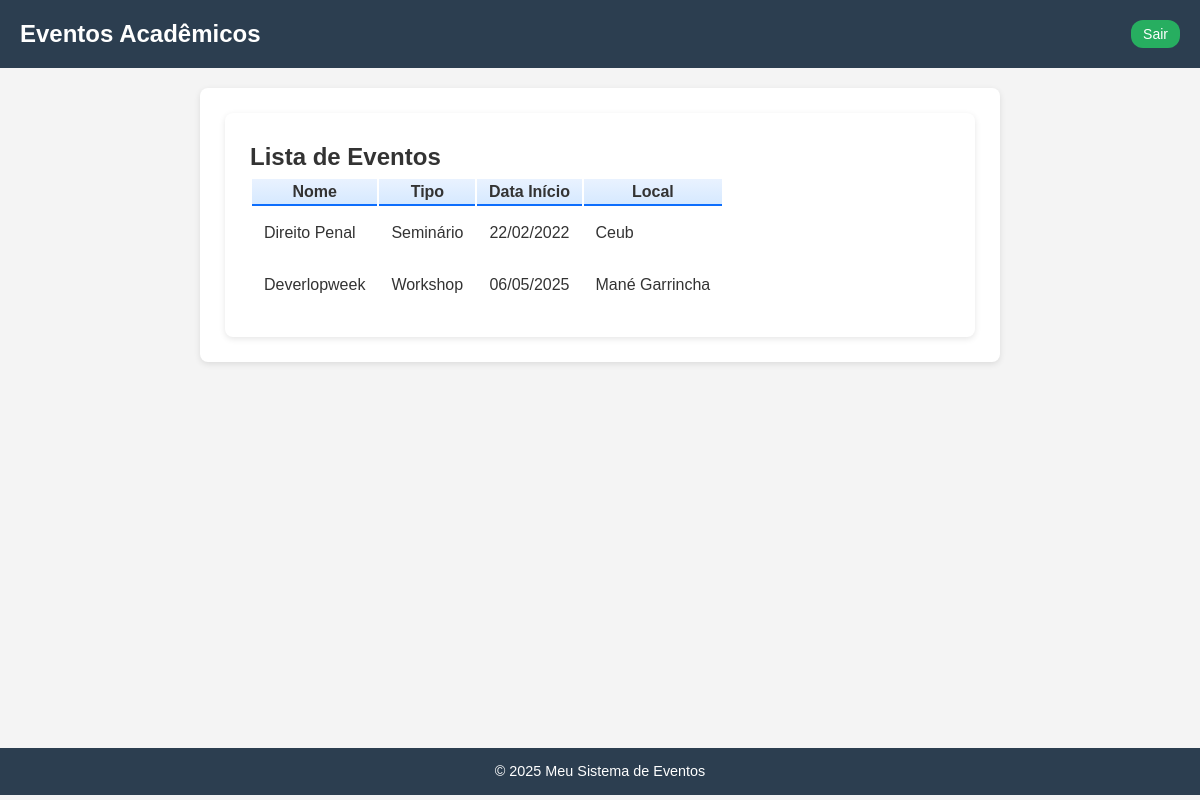
The page /evento/listas2/ on the database its author committed.
### eventos/models.py (models this page shows, shortened)
class Evento(models.Model):
    TIPOS = [
        ('seminario', 'Seminário'),
        ('palestra', 'Palestra'),
        ('workshop', 'Workshop'),
        ('curso', 'Curso'),
    ]
    nome = models.CharField(max_length=200)
    tipo = models.CharField(max_length=20, choices=TIPOS)
    descricao = models.TextField()
    data_inicio = models.DateField()
    data_fim = models.DateField()
    horario_inicio = models.TimeField()
    horario_fim = models.TimeField()
    local = models.CharField(max_length=255)
    quantidade_participantes = models.PositiveIntegerField(null=True, blank=True)
    organizador = models.ForeignKey(
        User,
        on_delete=models.CASCADE,
        related_name="eventos_organizados"
    )

### eventos/views.py (the view)
# urls.py: path('evento/listas2/', EventoListView2.as_view(), name='evento_list2'),
class EventoListView2(ListView):
    model = Evento
    template_name = 'evento_list2.html'  # Caminho para o template
    context_object_name = 'eventos'     # Nome da variável usada no template
    ordering = ['data_inicio']          # Ordena os eventos por data de início

### eventos/templates/evento_list2.html (shortened to what this page needs)
{% extends 'baseSemLoginSair.html' %}
{% block content %}
<div class="container mt-5">
    <div class="d-flex justify-content-between align-items-center mb-4">
        <h2 class="fw-bold text-primary">Lista de Eventos</h2>
    </div>
    <div class="table-responsive">
        <table class="table table-bordered table-striped align-middle shadow-sm">
            <thead class="table-primary text-center">
                <tr>
                    <th scope="col" class="px-3 py-2">Nome</th>
                    <th scope="col" class="px-3 py-2">Tipo</th>
                    <th scope="col" class="px-3 py-2">Data Início</th>
                    <th scope="col" class="px-3 py-2">Local</th>
                </tr>
            </thead>
            <tbody>
                {% for evento in eventos %}
                <tr>
                    <td class="fw-semibold text-dark">{{ evento.nome }}</td>
                    <td class="text-muted">{{ evento.get_tipo_display }}</td>
                    <td class="text-center">{{ evento.data_inicio|date:"d/m/Y" }}</td>
                    <td class="text-muted">{{ evento.local }}</td>
                    <td class="text-center">
                    </td>
                </tr>
                {% empty %}
                <tr>
                    <td colspan="5" class="text-center text-muted py-3">
                        Nenhum evento cadastrado.
                    </td>
                </tr>
                {% endfor %}
            </tbody>
        </table>
    </div>
</div>
{% endblock %}

### eventos/templates/baseSemLoginSair.html (style rules this page uses)
* { margin: 0; padding: 0; box-sizing: border-box; }
body { font-family: Arial, sans-serif; background-color: #f4f4f4; color: #333; line-height: 1.6; }
.container { max-width: 800px; margin: auto; background: #fff; padding: 25px; border-radius: 8px; box-shadow: 0 2px 6px rgba(0,0,0,0.1); }

### eventos/templates/evento_list2.html (style rules this page uses)
table th { background: linear-gradient(180deg, #e9f2ff, #d6e9ff); font-weight: 600; border-bottom: 2px solid #0d6efd !important; }
table td { vertical-align: middle; padding: 0.75rem; }

### rows shown on the page
Evento: nome "Direito Penal", tipo "Seminário", data_inicio "22/02/2022", local "Ceub"
Evento: nome "Deverlopweek", tipo "Workshop", data_inicio "06/05/2025", local "Mané Garrincha"
